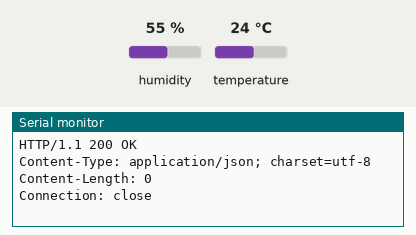
Simulated run of this sketch. Board: ESP32. On the bench: the last lines printed to the serial monitor. Inputs (shaded band) come from the test bench; at power-on: humidity 55 %, temperature 24 °C. WiFi joins after 1.5 s; servers stay silent unless stated; uploads are accepted with an empty reply.

Above: at 2.7 s.
2.8 s: humidity set to 22 %
At 4.3 s:
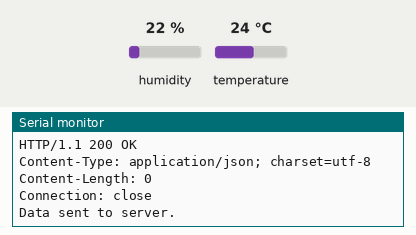
10.6 s: temperature set to 12 °C
At 14.28 s:
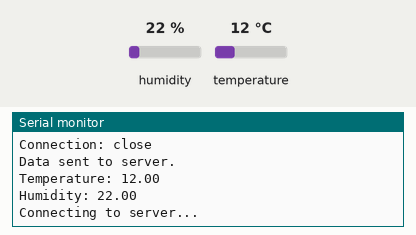
17.6 s: humidity set to 40 %
At 20.58 s:
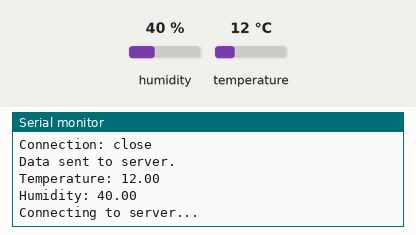
Timing chart, 0 to 22.1 s (numbered marks = the images above; inputs shaded):
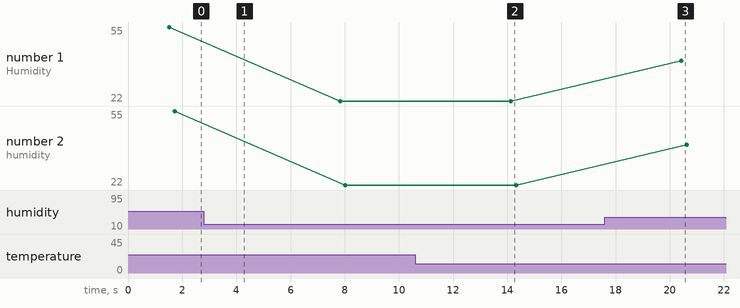

Measured:
- after the input at 10.6 s, the serial monitor: prints a new line after 3.5 s (image 2)
- after the input at 17.6 s, the serial monitor: prints a new line after 2.8 s (image 3)
- plotted number 1: 55 → 22 after the input at 2.8 s, 22 → 40 after the input at 17.6 s
- plotted number 2: 55 → 22 after the input at 2.8 s, 22 → 40 after the input at 17.6 s

The sketch:

techconologia.ino
```cpp
#include <WiFi.h>
#include <WiFiClient.h>
#include <WebServer.h>
#include <ESPmDNS.h>
#include <DHT.h>

//  network credentials
const char *ssid = "OPPO A3";
const char *password = "jaddyvon";


const char *serverHost = "192.168.202.205";

WebServer server(80);
DHT dht(26, DHT11);

void handleRoot() {
  char msg[1500];

  snprintf(msg, 1500,
           "<html>\
  <head>\
    <meta http-equiv='refresh' content='4'/>\
    <meta name='viewport' content='width=device-width, initial-scale=1'>\
    <link rel='stylesheet' href='https://use.fontawesome.com/releases/v5.7.2/css/all.css' integrity='sha384-fnmOCqbTlWIlj8LyTjo7mOUStjsKC4pOpQbqyi7RrhN7udi9RwhKkMHpvLbHG9Sr' crossorigin='anonymous'>\
    <title>Smart Temperature and Humidity Monitoring System</title>\
    <style>\
    html { font-family: Arial; display: inline-block; margin: 0px auto; text-align: center;}\
    h2 { font-size: 3.0rem; }\
    p { font-size: 3.0rem; }\
    .units { font-size: 1.2rem; }\
    .dht-labels{ font-size: 1.5rem; vertical-align:middle; padding-bottom: 15px;}\
    </style>\
  </head>\
  <body>\
      <h2>Smart Temperature and Humidity Monitoring System</h2>\
      <p>\
        <i class='fas fa-thermometer-half' style='color:#ca3517;'></i>\
        <span class='dht-labels'>Temperature</span>\
        <span>%.2f</span>\
        <sup class='units'>&deg;C</sup>\
      </p>\
      <p>\
        <i class='fas fa-tint' style='color:#00add6;'></i>\
        <span class='dht-labels'>Humidity</span>\
        <span>%.2f</span>\
        <sup class='units'>&percnt;</sup>\
      </p>\
  </body>\
</html>",
           readDHTTemperature(), readDHTHumidity());
  server.send(200, "text/html", msg);
}

void setup(void) {
  Serial.begin(115200);
  dht.begin();

  WiFi.mode(WIFI_STA);
  WiFi.begin(ssid, password);
  Serial.println("");

  while (WiFi.status() != WL_CONNECTED) {
    delay(500);
    Serial.print(".");
  }

  Serial.println("");
  Serial.print("Connected to ");
  Serial.println(ssid);
  Serial.print("IP address: ");
  Serial.println(WiFi.localIP());

  if (MDNS.begin("esp32")) {
    Serial.println("MDNS responder started");
  }

  server.on("/", handleRoot);
  server.begin();
  Serial.println("HTTP server started");
}

void loop(void) {
  server.handleClient();

  float t = readDHTTemperature();
  float h = readDHTHumidity();

  if (t != -1 && h != -1) {
    sendDataToServer(t, h);
  }

  delay(5000);
}

//  read temperature
float readDHTTemperature() {
  float t = dht.readTemperature();
  if (isnan(t)) {
    Serial.println("Failed to read from DHT sensor!");
    return -1;
  } else {
    Serial.println("Temperature: " + String(t));
    return t;
  }
}

//  read humidity
float readDHTHumidity() {
  float h = dht.readHumidity();
  if (isnan(h)) {
    Serial.println("Failed to read from DHT sensor!");
    return -1;
  } else {
    Serial.println("Humidity: " + String(h));
    return h;
  }
}

//  send data to PHP server
void sendDataToServer(float temperature, float humidity) {
  WiFiClient client;

  Serial.println("Connecting to server...");

  if (client.connect(serverHost, 80)) {
    String url = "/esp32/insert.php?temperature=" + String(temperature) + "&humidity=" + String(humidity);
    Serial.println("Requesting URL: " + url);

    client.print(String("GET ") + url + " HTTP/1.1\r\n" +
                 "Host: " + serverHost + "\r\n" +
                 "Connection: close\r\n\r\n");
    delay(10);

    while (client.available()) {
      String line = client.readStringUntil('\r');
      Serial.print(line);
    }

    client.stop();
    Serial.println("Data sent to server.");
  } else {
    Serial.println("Connection to server failed.");
  }
}
```
